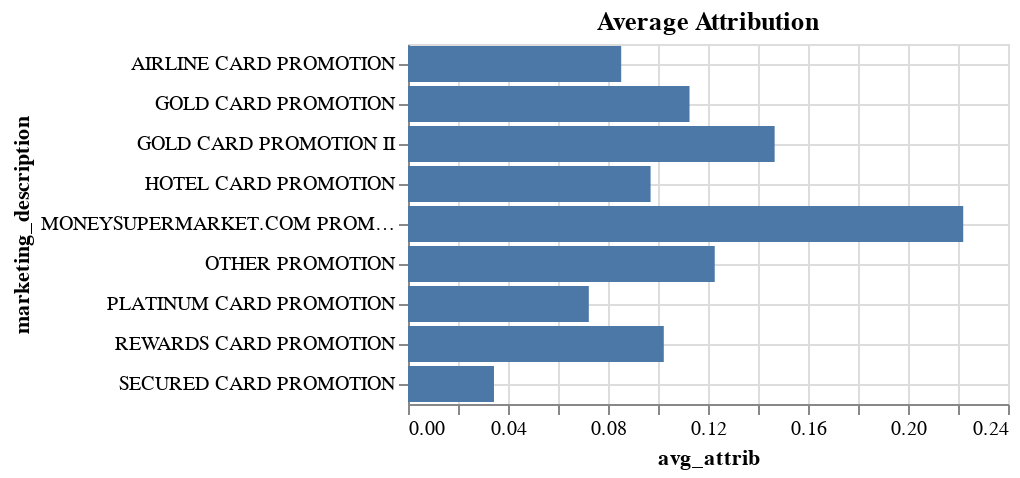

The notebook cell this image was saved under:
### Code cell
%chart x=avg_attrib, y=marketing_description, gridx=true, gridy=true, mark=bar, title="Average Attribution", width=700, height=300

### Figure 1 — Vega-Lite specification as saved in the notebook (floating-point values rounded to 4 significant figures)
{"$schema": "https://vega.github.io/schema/vega-lite/v3.json", "data": {"format": {"type": "csv"}, "values": "\"MARKETING_DESCRIPTION\",\"avg_attrib\",\"sum_attrib\",\"time_to_conversion\"\n\"OTHER PROMOTION\",\"0.12269708441256559\",\"58.64920634920635\",\"10.126256256256257\"\n\"MONEYSUPERMARKET.COM PROMOTION\",\"0.2220879120879121\",\"14.435714285714287\",\"7.953019323671498\"\n\"REWARDS CARD PROMOTION\",\"0.10231916295930137\",\"29.570238095238096\",\"39.61428451178451\"\n\"GOLD CARD PROMOTION II\",\"0.14665750915750916\",\"7.626190476190477\",\"2.279333333333333\"\n\"PLATINUM CARD PROMOTION\",\"0.07232704402515723\",\"3.833333333333333\",\"19.674027777777777\"\n\"HOTEL CARD PROMOTION\",\"0.09703703703703703\",\"4.366666666666666\",\"6.186361111111111\"\n\"SECURED CARD PROMOTION\",\"0.03439153439153439\",\"2.1666666666666665\",\"11.110805555555556\"\n\"AIRLINE CARD PROMOTION\",\"0.08527966742252456\",\"23.281349206349205\",\"9.534586288416076\"\n\"GOLD CARD PROMOTION\",\"0.11260683760683761\",\"7.319444444444445\",\"13.39695987654321\"\n"}, "encoding": {"x": {"axis": {"grid": true, "title": "avg_attrib"}, "field": "avg_attrib", "type": "quantitative"}, "y": {"axis": {"grid": true, "title": "marketing_description"}, "field": "MARKETING_DESCRIPTION", "type": "nominal"}}, "height": "300", "mark": {"color": "#4C78A8", "type": "bar"}, "title": "Average Attribution", "width": "700"}
